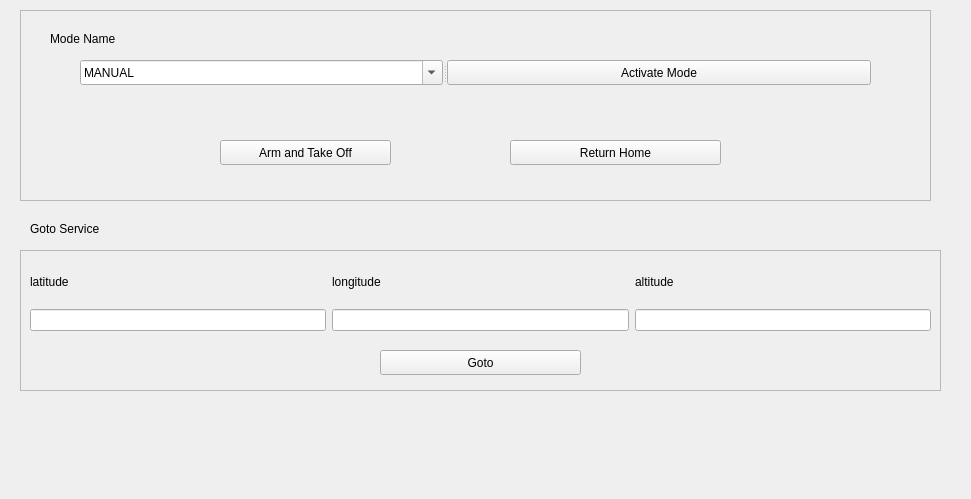
      <widget class="QWidget" name="page_3">
       <property name="geometry">
        <rect>
         <x>0</x>
         <y>0</y>
         <width>971</width>
         <height>499</height>
        </rect>
       </property>
       <attribute name="label">
        <string>Fixed-Wing Navigation Dashboard</string>
       </attribute>
       <widget class="QFrame" name="frame">
        <property name="geometry">
         <rect>
          <x>20</x>
          <y>250</y>
          <width>921</width>
          <height>141</height>
         </rect>
        </property>
        <property name="frameShape">
         <enum>QFrame::StyledPanel</enum>
        </property>
        <property name="frameShadow">
         <enum>QFrame::Raised</enum>
        </property>
        <widget class="QWidget" name="layoutWidget">
         <property name="geometry">
          <rect>
           <x>10</x>
           <y>10</y>
           <width>901</width>
           <height>71</height>
          </rect>
         </property>
         <layout class="QGridLayout" name="gridLayout">
          <item row="1" column="1">
           <widget class="QLineEdit" name="lineEdit_2"/>
          </item>
          <item row="0" column="1">
           <widget class="QLabel" name="label_2">
            <property name="text">
             <string>longitude</string>
            </property>
           </widget>
          </item>
          <item row="1" column="0">
           <widget class="QLineEdit" name="lineEdit"/>
          </item>
          <item row="1" column="2">
           <widget class="QLineEdit" name="lineEdit_3"/>
          </item>
          <item row="0" column="2">
           <widget class="QLabel" name="label_3">
            <property name="text">
             <string>altitude</string>
            </property>
           </widget>
          </item>
          <item row="0" column="0">
           <widget class="QLabel" name="label">
            <property name="text">
             <string>latitude</string>
            </property>
           </widget>
          </item>
         </layout>
        </widget>
        <widget class="QPushButton" name="pushButton">
         <property name="geometry">
          <rect>
           <x>360</x>
           <y>100</y>
           <width>201</width>
           <height>25</height>
          </rect>
         </property>
         <property name="text">
          <string>Goto</string>
         </property>
        </widget>
       </widget>
       <widget class="QLabel" name="label_4">
        <property name="geometry">
         <rect>
          <x>30</x>
          <y>220</y>
          <width>91</width>
          <height>17</height>
         </rect>
        </property>
        <property name="text">
         <string>Goto Service</string>
        </property>
       </widget>
       <widget class="QFrame" name="frame_6">
        <property name="geometry">
         <rect>
          <x>20</x>
          <y>10</y>
          <width>911</width>
          <height>191</height>
         </rect>
        </property>
        <property name="frameShape">
         <enum>QFrame::StyledPanel</enum>
        </property>
        <property name="frameShadow">
         <enum>QFrame::Raised</enum>
        </property>
        <widget class="QLabel" name="label_13">
         <property name="geometry">
          <rect>
           <x>30</x>
           <y>20</y>
           <width>91</width>
           <height>17</height>
          </rect>
         </property>
         <property name="text">
          <string>Mode Name</string>
         </property>
        </widget>
        <widget class="QPushButton" name="pushButton_12">
         <property name="geometry">
          <rect>
           <x>200</x>
           <y>130</y>
           <width>171</width>
           <height>25</height>
          </rect>
         </property>
         <property name="text">
          <string>Arm and Take Off</string>
         </property>
        </widget>
        <widget class="QPushButton" name="pushButton_13">
         <property name="geometry">
          <rect>
           <x>490</x>
           <y>130</y>
           <width>211</width>
           <height>25</height>
          </rect>
         </property>
         <property name="text">
          <string>Return Home</string>
         </property>
        </widget>
        <widget class="QSplitter" name="splitter_2">
         <property name="geometry">
          <rect>
           <x>60</x>
           <y>50</y>
           <width>791</width>
           <height>25</height>
          </rect>
         </property>
         <property name="orientation">
          <enum>Qt::Horizontal</enum>
         </property>
         <widget class="QComboBox" name="comboBox_2">
          <property name="editable">
           <bool>true</bool>
          </property>
          <item>
           <property name="text">
            <string>MANUAL</string>
           </property>
          </item>
          <item>
           <property name="text">
            <string>AUTO</string>
           </property>
          </item>
          <item>
           <property name="text">
            <string>GUIDED</string>
           </property>
          </item>
          <item>
           <property name="text">
            <string>TAKEOFF</string>
           </property>
          </item>
          <item>
           <property name="text">
            <string>LOITER</string>
           </property>
          </item>
          <item>
           <property name="text">
            <string>RTL</string>
           </property>
          </item>
          <item>
           <property name="text">
            <string>FBWB</string>
           </property>
          </item>
          <item>
           <property name="text">
            <string>CIRCLE</string>
           </property>
          </item>
          <item>
           <property name="text">
            <string>FBWA</string>
           </property>
          </item>
         </widget>
         <widget class="QPushButton" name="pushButton_11">
          <property name="text">
           <string>Activate Mode</string>
          </property>
         </widget>
        </widget>
       </widget>
      </widget>
